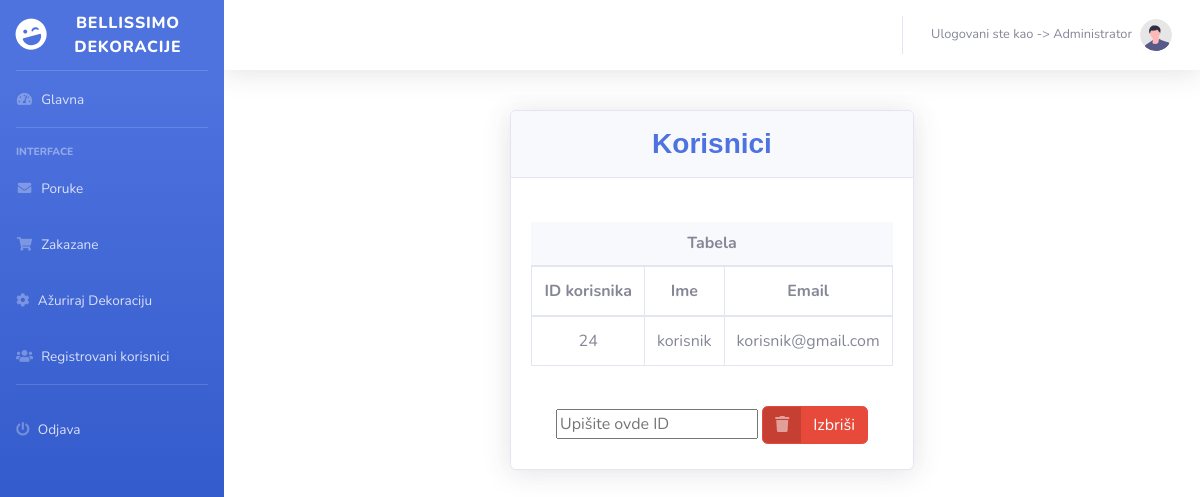
/login/adminPage/korisnici.php (signed in), run on the app's committed database.
### tables this page shows
CREATE TABLE `korisnik` (
  `idKorisnika` int(11) NOT NULL,
  `ime` varchar(30) NOT NULL,
  `email` varchar(255) NOT NULL,
  `sifra` varchar(255) NOT NULL,
  `privilegija` int(32) NOT NULL DEFAULT 33
);

### login/adminPage/php/tabelaKorisnika.php (the view, shortened to what this page needs)
<section>
<form method="post">
    <div id="content" align="center" class="p-4 p-md-3 pt-5" style="overflow: hidden; min-height: 0vh;">
          <div class="row" style="justify-content: center; text-align: center;">
            <?php
            $host = "localhost";
            $user = "root";
            $pass = "";
            $baza = "bazadekoracija";
            $mysqli = new mysqli($host, $user, $pass, $baza);
          $upit = "SELECT * FROM korisnik where privilegija='33' ";
          $rezultat = $mysqli->query($upit);
          if ($rezultat) {
              if ($rezultat->num_rows > 0) {
                echo "<div class=\"card shadow mb-4\">";
                echo "<div class=\"card-header py-3\">";
                echo "<h3 class=\"m-0 font-weight-bold text-primary\">Korisnici</h3>";
                echo "</div>";
                echo "<div class=\"card-body\">";
                echo "<br>";
                echo "<div class=\"card-header\">";
                echo "<h6 class=\"m-0 font-weight-bold text-secondary\">Tabela</h6>";
                echo "</div>";
                echo "<div class=\"table-responsive\">
                <table class=\"table table-bordered\" id=\"dataTable\" width=\"100%\" cellspacing=\"0\">
                ";
                echo "<thead><tr><th>ID korisnika</th><th>Ime</th><th>Email</th></thead>";
                while($red = $rezultat->fetch_array()) {
                  echo "<tbody>";
                  echo "<tr>";
                  echo "<td>".$red[0]."</td>";
                  echo "<td>".$red[1]."</td>";
                  echo "<td>".$red[2]."</td>";
                  echo "</tr>";
                  echo "</tbody>";
              }
              echo "</table>";
          }
          else {
            echo "Nijedan red nije vracen!";
        }
    } else {
      echo "Greska u upitu: $upit. ".$mysqli->error;
  }
  ?>
</div>
<div>
    <br>
    <input type="text" name="idKor" placeholder="Upišite ovde ID" style="margin-bottom: 10px;">
    <button type="submit" name="brisi" class="btn btn-danger btn-icon-split">
      <span class="icon text-white-50">
        <i class="fas fa-trash"></i>
    </span>
    <span class="text">Izbriši</span>
    </button>
</div>
</form>
</section>

### data on the page
korisnik: idKorisnika "24", ime "korisnik", email "korisnik@gmail.com"
